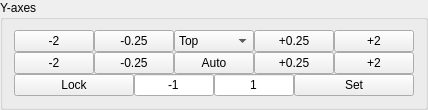
   <widget class="QGroupBox" name="panel_axislim">
    <property name="geometry">
     <rect>
      <x>380</x>
      <y>640</y>
      <width>311</width>
      <height>110</height>
     </rect>
    </property>
    <property name="toolTip">
     <string>Y-axis adjustment panel</string>
    </property>
    <property name="title">
     <string>Y-axes</string>
    </property>
    <property name="checkable">
     <bool>false</bool>
    </property>
    <layout class="QVBoxLayout" name="verticalLayout_4">
     <property name="topMargin">
      <number>0</number>
     </property>
     <property name="bottomMargin">
      <number>0</number>
     </property>
     <item>
      <layout class="QGridLayout" name="gridLayout_3">
       <property name="spacing">
        <number>0</number>
       </property>
       <item row="0" column="0">
        <widget class="QPushButton" name="uplimdown2">
         <property name="toolTip">
          <string>adjust axis max</string>
         </property>
         <property name="text">
          <string>-2</string>
         </property>
         <property name="checkable">
          <bool>false</bool>
         </property>
        </widget>
       </item>
       <item row="0" column="1" colspan="2">
        <widget class="QPushButton" name="uplimdown025">
         <property name="toolTip">
          <string>adjust axis max</string>
         </property>
         <property name="text">
          <string>-0.25</string>
         </property>
         <property name="checkable">
          <bool>false</bool>
         </property>
        </widget>
       </item>
       <item row="0" column="3" colspan="2">
        <widget class="QComboBox" name="AxesSwitch">
         <property name="toolTip">
          <string>select an axis to change</string>
         </property>
         <property name="editable">
          <bool>false</bool>
         </property>
         <property name="currentIndex">
          <number>0</number>
         </property>
         <property name="placeholderText">
          <string/>
         </property>
         <item>
          <property name="text">
           <string>Top</string>
          </property>
         </item>
         <item>
          <property name="text">
           <string>Middle</string>
          </property>
         </item>
         <item>
          <property name="text">
           <string>Bottom</string>
          </property>
         </item>
        </widget>
       </item>
       <item row="0" column="5" colspan="2">
        <widget class="QPushButton" name="uplimup025">
         <property name="toolTip">
          <string>adjust axis max</string>
         </property>
         <property name="text">
          <string>+0.25</string>
         </property>
         <property name="checkable">
          <bool>false</bool>
         </property>
        </widget>
       </item>
       <item row="0" column="7">
        <widget class="QPushButton" name="uplimup2">
         <property name="toolTip">
          <string>adjust axis max</string>
         </property>
         <property name="text">
          <string>+2</string>
         </property>
         <property name="checkable">
          <bool>false</bool>
         </property>
        </widget>
       </item>
       <item row="1" column="1" colspan="2">
        <widget class="QPushButton" name="lowlimdown025">
         <property name="toolTip">
          <string>adjust axis min</string>
         </property>
         <property name="text">
          <string>-0.25</string>
         </property>
         <property name="checkable">
          <bool>false</bool>
         </property>
        </widget>
       </item>
       <item row="1" column="3" colspan="2">
        <widget class="QPushButton" name="Auto_axes">
         <property name="toolTip">
          <string>auto Y axes</string>
         </property>
         <property name="text">
          <string>Auto</string>
         </property>
         <property name="checkable">
          <bool>true</bool>
         </property>
        </widget>
       </item>
       <item row="1" column="5" colspan="2">
        <widget class="QPushButton" name="lowlimup025">
         <property name="toolTip">
          <string>adjust axis min</string>
         </property>
         <property name="text">
          <string>+0.25</string>
         </property>
         <property name="checkable">
          <bool>false</bool>
         </property>
        </widget>
       </item>
       <item row="1" column="7">
        <widget class="QPushButton" name="lowlimup2">
         <property name="toolTip">
          <string>adjust axis min</string>
         </property>
         <property name="text">
          <string>+2</string>
         </property>
         <property name="checkable">
          <bool>false</bool>
         </property>
        </widget>
       </item>
       <item row="2" column="0" colspan="2">
        <widget class="QPushButton" name="Lock">
         <property name="toolTip">
          <string>lock middle axis scale with the top axis</string>
         </property>
         <property name="text">
          <string>Lock</string>
         </property>
         <property name="checkable">
          <bool>true</bool>
         </property>
        </widget>
       </item>
       <item row="2" column="4" colspan="2">
        <widget class="QLineEdit" name="ylim2">
         <property name="toolTip">
          <string>desired axis max</string>
         </property>
         <property name="text">
          <string>1</string>
         </property>
         <property name="alignment">
          <set>Qt::AlignCenter</set>
         </property>
        </widget>
       </item>
       <item row="2" column="6" colspan="2">
        <widget class="QPushButton" name="Set_ylim">
         <property name="toolTip">
          <string>set axis lim</string>
         </property>
         <property name="text">
          <string>Set</string>
         </property>
         <property name="checkable">
          <bool>false</bool>
         </property>
        </widget>
       </item>
       <item row="1" column="0">
        <widget class="QPushButton" name="lowlimdown2">
         <property name="toolTip">
          <string>adjust axis min</string>
         </property>
         <property name="text">
          <string>-2</string>
         </property>
         <property name="checkable">
          <bool>false</bool>
         </property>
        </widget>
       </item>
       <item row="2" column="2" colspan="2">
        <widget class="QLineEdit" name="ylim1">
         <property name="toolTip">
          <string>desired axis min</string>
         </property>
         <property name="text">
          <string>-1</string>
         </property>
         <property name="alignment">
          <set>Qt::AlignCenter</set>
         </property>
        </widget>
       </item>
      </layout>
     </item>
    </layout>
   </widget>
